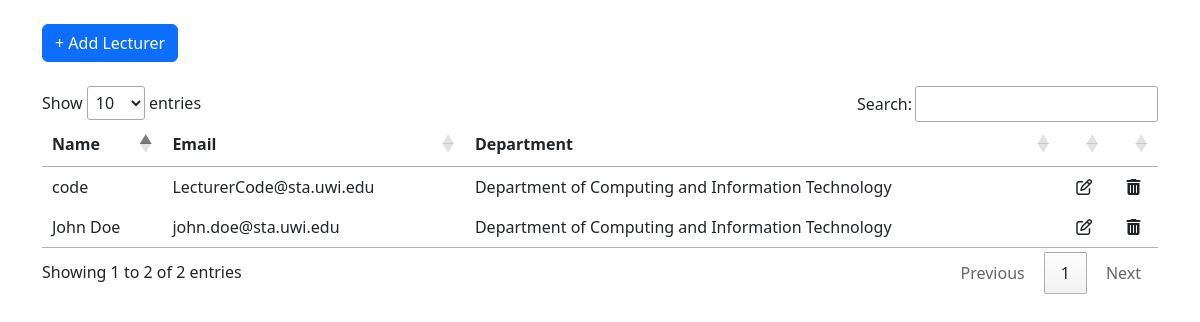
/lecturer, run on an earlier commit of the app's database.
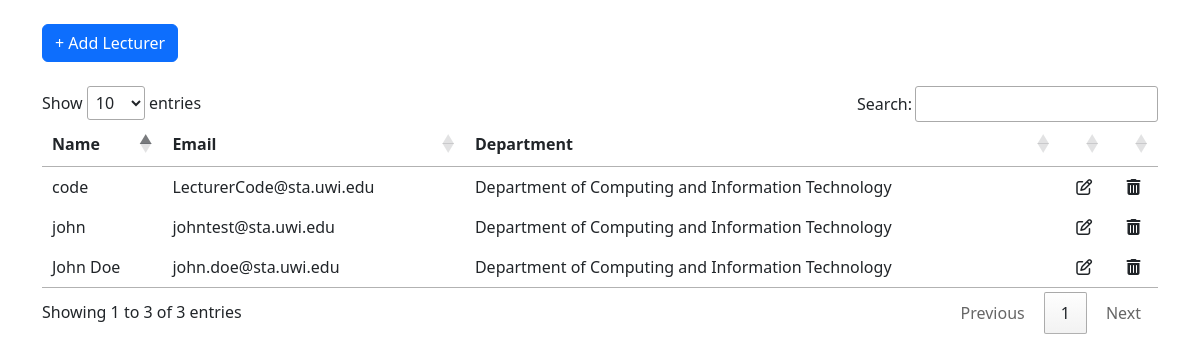
And on a later commit of the database.
### app/models/user.py (models this page shows, shortened)
class User(db.Model, UserMixin):
    id = db.Column(db.Integer, primary_key=True)
    full_name = db.Column(db.String, nullable=False)
    email = db.Column(db.String(120), unique=True, nullable=False)
    password = db.Column(db.String(120), nullable=False)
    user_type = db.Column(db.String(20), nullable=False)
    __mapper_args__ = {
        "polymorphic_identity": "superadmin",
        "polymorphic_on": user_type,
    }

### app/models/department.py (models this page shows, shortened)
class Department(db.Model):
    id = db.Column(db.Integer, primary_key=True)
    name = db.Column(db.String, unique=True, nullable=False)
    faculty_id = db.Column(db.Integer, db.ForeignKey(Faculty.id), nullable=False)

### app/views/admin/user.py (the view)
@admin_blueprint.route("/lecturer", methods=["GET"])
def lecturer():
    all_lecturers = Lecturer.query.all()
    departments = Department.query.all()
    data = {
        'lecturers': all_lecturers,
        'departments': departments
    }
    return render_template("admin/lecturer.html", **data )

### app/templates/admin/lecturer.html (shortened to what this page needs)
{% extends "template.html" %}
{% block content %}
<div class="container">
    <button type="button" class="btn btn-primary my-4" data-bs-toggle="modal" data-bs-target="#exampleModal">
        + Add Lecturer
    </button>
    <table id="lecturerTable">
        <thead>
            <th>Name</th>
            <th>Email</th>
            <th>Department</th>
            <th></th>
            <th></th>
        </thead>
        <tbody>
            {% for lecturer in lecturers %}
            <tr>
                <td>{{ lecturer.full_name }}</td>
                <td>{{ lecturer.email }}</td>
                <td>{{ lecturer.department.name }}</td>
                <td class="text-center">
                    <i class="fa fa-edit" data-bs-toggle="modal" data-bs-target="#editModal{{lecturer.id}}"></i>
                </td>
                <td class="text-center">
                    <i class="fa fa-trash" data-bs-toggle="modal" data-bs-target="#deleteModal{{lecturer.id}}"></i>
                </td>
            </tr>
            {% endfor %}
        </tbody>
    </table>
</div>
{% endblock %}

### app/templates/template.html (shortened to what this page needs)
<!DOCTYPE html>
<html>
<head>
    <link href="{{url_for('static', filename='css/style.css')}}" rel="stylesheet">
    <link href="https://cdn.jsdelivr.net/npm/bootstrap@5.3.0-alpha2/dist/css/bootstrap.min.css" rel="stylesheet"
>
    <link rel="stylesheet" href="//cdn.datatables.net/1.13.4/css/jquery.dataTables.min.css">
</head>
<body>
    <div class="container-fluid">
        <div class="row">
            <div class="col">
                {% block content %} {% endblock %}
            </div>
        </div>
    </div>
</body>
</html>

### app/static/css/style.css (style rules this page uses)
* { box-sizing: border-box; }

What changed in the data, as far as the page shows it:
added User: full_name "john", email "johntest@sta.uwi.edu", department.name "Department of Computing and Information Technology"
Also different on the page:
text written by a page script: "Show entries Search: Showing 1 to 2 of 2 entries Previous 1 Next" → "Show entries Search: Showing 1 to 3 of 3 entries Previous 1 Next"
